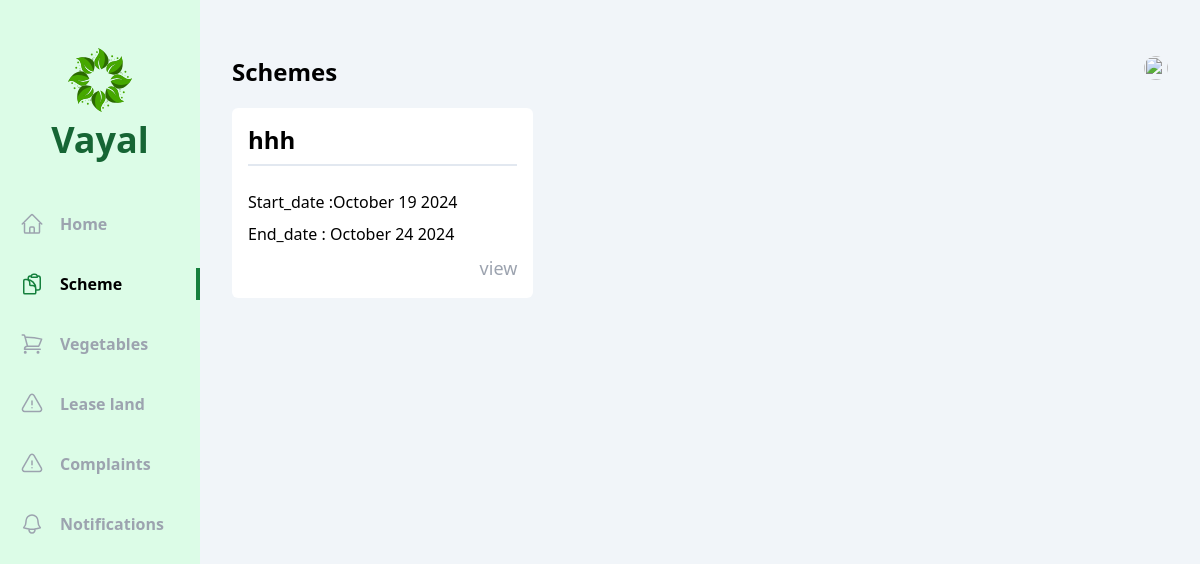
Before: /user/schemes/ with the older database file.
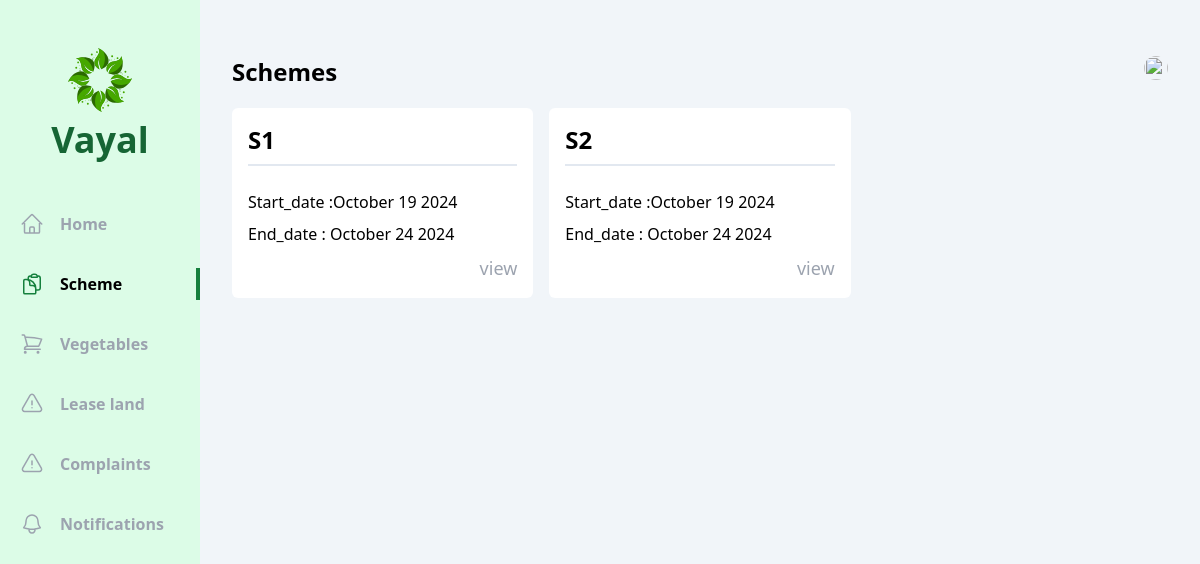
After: the same page with the newer database file.
### officer/models.py (models this page shows, shortened)
class Scheme(models.Model):
    name=models.CharField(max_length=250)
    type=models.CharField(max_length=50,choices=schem_type)
    description=models.CharField(max_length=250)
    criteria=models.CharField(max_length=250)
    start_date=models.DateTimeField(auto_now_add=True)
    end_date=models.DateField()

### vayal_user/views/schemes.py (the view)
# urls.py: path('schemes/',schemes.index,name='schemes'),
def index(request):
    schemes=Scheme.objects.all()
    return render(request,'vayal_user/schemes/index.html',{'schemes':schemes})

### vayal_user/templates/vayal_user/schemes/index.html (shortened to what this page needs)
{% extends 'base.html' %}
{% block content %}
<div class="flex  bg-slate-100">
  <div class="w-2/12 bg-green-100 flex flex-col items-center pb-10">
      <div class="my-12 flex flex-col gap-2 justify-center items-center">
          <h1 class="text-4xl font-bold text-green-800 ">Vayal</h1>
      </div>
      <ul class="flex flex-col gap-7 w-full font-bold text-gray-400">
        <li class="w-full flex items-center px-5 py-1 gap-4 group hover:text-gray-500 cursor-pointer hover:border-green-700 hover:border-r-4">
              <a href="{% url 'vayal_user:home' %}">Home</a>
          </li>
          <li class="w-full flex items-center px-5 py-1 gap-4 border-r-4 text-black border-green-700">
              <a href="#">Scheme</a>
          </li>
          <li class="w-full flex items-center px-5 py-1 gap-4 group hover:text-gray-500 cursor-pointer hover:border-green-700 hover:border-r-4">
            <a href="{% url 'vayal_user:vegetables' %}">Vegetables</a>
        </li>
        <li class="w-full flex items-center px-5 py-1 gap-4 group hover:text-gray-500 cursor-pointer hover:border-green-700 hover:border-r-4">
            <a href="{% url 'vayal_user:complaints' %}">Lease land</a>
        </li>
        <li class="w-full flex items-center px-5 py-1 gap-4 group hover:text-gray-500 cursor-pointer hover:border-green-700 hover:border-r-4">
            <a href="{% url 'vayal_user:complaints' %}">Complaints</a>
        </li>
        <li class="w-full flex items-center px-5 py-1 gap-4 group hover:text-gray-500 cursor-pointer hover:border-green-700 hover:border-r-4">
            <a href="{% url 'vayal_user:notifications' %}">Notifications</a>
        </li>
      </ul>
    </div>
    <div class="w-10/12 h-screen overflow-y-auto px-8 py-14">
      <div class="flex justify-between mb-5">
          <h1 class="text-2xl font-bold">Schemes</h1>
          <div class="relative">
              <img id="profile" src="/uploads/{{student.image}}" class="h-6 w-6 rounded-full cursor-pointer" alt="">
          </div>
      </div>
      <div class="grid grid-cols-3 gap-x-4 gap-y-8">
        {% for scheme in schemes %}
            <div class="flex flex-col bg-white p-4 rounded-md gap-2">
                <span class="text-2xl font-bold mb-4 pb-2 border-b-2 border-slate-200">{{scheme.name }}</span>
                <span>Start_date :{{scheme.start_date  | date:"F d Y" }}</span>
                <span>End_date : {{scheme.end_date  | date:"F d Y" }}</span>
                <div class="flex justify-end ">
                    <a href ="{% url 'vayal_user:details_schemes' scheme.id  %}" class="text-lg text-gray-400 ">view</a>
                </div>
            </div>
        {% endfor %}
    </div>
</div>
  </div>
{% endblock content %}

Changed rows visible on the page:
removed Scheme: name "hhh", start_date "October 19 2024", end_date "October 24 2024"
added Scheme: name "S1", start_date "October 19 2024", end_date "October 24 2024"
added Scheme: name "S2", start_date "October 19 2024", end_date "October 24 2024"
